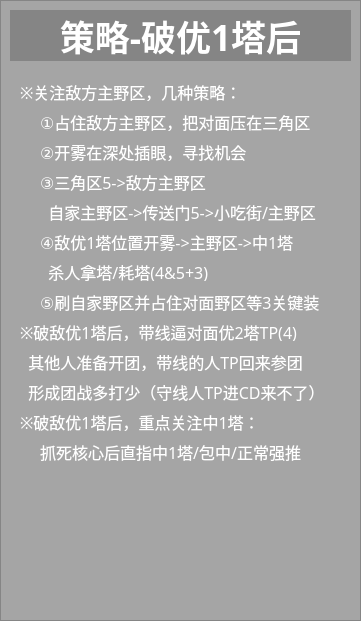
  <widget class="QFrame" name="frame_14">
   <property name="geometry">
    <rect>
     <x>1550</x>
     <y>450</y>
     <width>361</width>
     <height>621</height>
    </rect>
   </property>
   <property name="font">
    <font>
     <family>微软雅黑</family>
    </font>
   </property>
   <property name="styleSheet">
    <string notr="true">QFrame{background-color: rgba(0, 0, 0, 50);}</string>
   </property>
   <property name="frameShape">
    <enum>QFrame::StyledPanel</enum>
   </property>
   <property name="frameShadow">
    <enum>QFrame::Raised</enum>
   </property>
   <widget class="QLabel" name="label_98">
    <property name="geometry">
     <rect>
      <x>40</x>
      <y>140</y>
      <width>281</width>
      <height>21</height>
     </rect>
    </property>
    <property name="font">
     <font>
      <family>微软雅黑</family>
      <pointsize>12</pointsize>
     </font>
    </property>
    <property name="styleSheet">
     <string notr="true">color: rgb(255, 255, 255);
background-color: rgba(255, 255, 255, 0);</string>
    </property>
    <property name="text">
     <string>②开雾在深处插眼，寻找机会</string>
    </property>
    <property name="alignment">
     <set>Qt::AlignLeading|Qt::AlignLeft|Qt::AlignTop</set>
    </property>
   </widget>
   <widget class="QLabel" name="label_99">
    <property name="geometry">
     <rect>
      <x>10</x>
      <y>10</y>
      <width>341</width>
      <height>51</height>
     </rect>
    </property>
    <property name="font">
     <font>
      <family>微软雅黑</family>
      <pointsize>26</pointsize>
      <weight>75</weight>
      <bold>true</bold>
     </font>
    </property>
    <property name="styleSheet">
     <string notr="true">color: rgb(255, 255, 255);</string>
    </property>
    <property name="text">
     <string>策略-破优1塔后</string>
    </property>
    <property name="alignment">
     <set>Qt::AlignCenter</set>
    </property>
   </widget>
   <widget class="QLabel" name="label_102">
    <property name="geometry">
     <rect>
      <x>40</x>
      <y>110</y>
      <width>271</width>
      <height>21</height>
     </rect>
    </property>
    <property name="font">
     <font>
      <family>微软雅黑</family>
      <pointsize>12</pointsize>
     </font>
    </property>
    <property name="styleSheet">
     <string notr="true">color: rgb(255, 255, 255);
background-color: rgba(255, 255, 255, 0);</string>
    </property>
    <property name="text">
     <string>①占住敌方主野区，把对面压在三角区</string>
    </property>
    <property name="alignment">
     <set>Qt::AlignLeading|Qt::AlignLeft|Qt::AlignTop</set>
    </property>
   </widget>
   <widget class="QLabel" name="label_103">
    <property name="geometry">
     <rect>
      <x>40</x>
      <y>170</y>
      <width>281</width>
      <height>21</height>
     </rect>
    </property>
    <property name="font">
     <font>
      <family>微软雅黑</family>
      <pointsize>12</pointsize>
     </font>
    </property>
    <property name="styleSheet">
     <string notr="true">color: rgb(255, 255, 255);
background-color: rgba(255, 255, 255, 0);</string>
    </property>
    <property name="text">
     <string>③三角区5-&gt;敌方主野区</string>
    </property>
    <property name="alignment">
     <set>Qt::AlignLeading|Qt::AlignLeft|Qt::AlignTop</set>
    </property>
   </widget>
   <widget class="QLabel" name="label_107">
    <property name="geometry">
     <rect>
      <x>20</x>
      <y>80</y>
      <width>311</width>
      <height>21</height>
     </rect>
    </property>
    <property name="font">
     <font>
      <family>微软雅黑</family>
      <pointsize>12</pointsize>
     </font>
    </property>
    <property name="styleSheet">
     <string notr="true">color: rgb(255, 255, 255);
background-color: rgba(255, 255, 255, 0);</string>
    </property>
    <property name="text">
     <string>※关注敌方主野区，几种策略：</string>
    </property>
    <property name="alignment">
     <set>Qt::AlignLeading|Qt::AlignLeft|Qt::AlignTop</set>
    </property>
   </widget>
   <widget class="QLabel" name="label_108">
    <property name="geometry">
     <rect>
      <x>40</x>
      <y>200</y>
      <width>291</width>
      <height>21</height>
     </rect>
    </property>
    <property name="font">
     <font>
      <family>微软雅黑</family>
      <pointsize>12</pointsize>
     </font>
    </property>
    <property name="styleSheet">
     <string notr="true">color: rgb(255, 255, 255);
background-color: rgba(255, 255, 255, 0);</string>
    </property>
    <property name="text">
     <string>  自家主野区-&gt;传送门5-&gt;小吃街/主野区</string>
    </property>
    <property name="alignment">
     <set>Qt::AlignLeading|Qt::AlignLeft|Qt::AlignTop</set>
    </property>
   </widget>
   <widget class="QLabel" name="label_109">
    <property name="geometry">
     <rect>
      <x>40</x>
      <y>230</y>
      <width>281</width>
      <height>21</height>
     </rect>
    </property>
    <property name="font">
     <font>
      <family>微软雅黑</family>
      <pointsize>12</pointsize>
     </font>
    </property>
    <property name="styleSheet">
     <string notr="true">color: rgb(255, 255, 255);
background-color: rgba(255, 255, 255, 0);</string>
    </property>
    <property name="text">
     <string>④敌优1塔位置开雾-&gt;主野区-&gt;中1塔</string>
    </property>
    <property name="alignment">
     <set>Qt::AlignLeading|Qt::AlignLeft|Qt::AlignTop</set>
    </property>
   </widget>
   <widget class="QLabel" name="label_112">
    <property name="geometry">
     <rect>
      <x>40</x>
      <y>290</y>
      <width>281</width>
      <height>21</height>
     </rect>
    </property>
    <property name="font">
     <font>
      <family>微软雅黑</family>
      <pointsize>12</pointsize>
     </font>
    </property>
    <property name="styleSheet">
     <string notr="true">color: rgb(255, 255, 255);
background-color: rgba(255, 255, 255, 0);</string>
    </property>
    <property name="text">
     <string>⑤刷自家野区并占住对面野区等3关键装</string>
    </property>
    <property name="alignment">
     <set>Qt::AlignLeading|Qt::AlignLeft|Qt::AlignTop</set>
    </property>
   </widget>
   <widget class="QLabel" name="label_113">
    <property name="geometry">
     <rect>
      <x>40</x>
      <y>260</y>
      <width>191</width>
      <height>21</height>
     </rect>
    </property>
    <property name="font">
     <font>
      <family>微软雅黑</family>
      <pointsize>12</pointsize>
     </font>
    </property>
    <property name="styleSheet">
     <string notr="true">color: rgb(255, 255, 255);
background-color: rgba(255, 255, 255, 0);</string>
    </property>
    <property name="text">
     <string>  杀人拿塔/耗塔(4&amp;5+3)</string>
    </property>
    <property name="alignment">
     <set>Qt::AlignLeading|Qt::AlignLeft|Qt::AlignTop</set>
    </property>
   </widget>
   <widget class="QLabel" name="label_114">
    <property name="geometry">
     <rect>
      <x>20</x>
      <y>320</y>
      <width>311</width>
      <height>21</height>
     </rect>
    </property>
    <property name="font">
     <font>
      <family>微软雅黑</family>
      <pointsize>12</pointsize>
     </font>
    </property>
    <property name="styleSheet">
     <string notr="true">color: rgb(255, 255, 255);
background-color: rgba(255, 255, 255, 0);</string>
    </property>
    <property name="text">
     <string>※破敌优1塔后，带线逼对面优2塔TP(4)</string>
    </property>
    <property name="alignment">
     <set>Qt::AlignLeading|Qt::AlignLeft|Qt::AlignTop</set>
    </property>
   </widget>
   <widget class="QLabel" name="label_115">
    <property name="geometry">
     <rect>
      <x>20</x>
      <y>350</y>
      <width>311</width>
      <height>21</height>
     </rect>
    </property>
    <property name="font">
     <font>
      <family>微软雅黑</family>
      <pointsize>12</pointsize>
     </font>
    </property>
    <property name="styleSheet">
     <string notr="true">color: rgb(255, 255, 255);
background-color: rgba(255, 255, 255, 0);</string>
    </property>
    <property name="text">
     <string>  其他人准备开团，带线的人TP回来参团</string>
    </property>
    <property name="alignment">
     <set>Qt::AlignLeading|Qt::AlignLeft|Qt::AlignTop</set>
    </property>
   </widget>
   <widget class="QLabel" name="label_116">
    <property name="geometry">
     <rect>
      <x>20</x>
      <y>380</y>
      <width>311</width>
      <height>21</height>
     </rect>
    </property>
    <property name="font">
     <font>
      <family>微软雅黑</family>
      <pointsize>12</pointsize>
     </font>
    </property>
    <property name="styleSheet">
     <string notr="true">color: rgb(255, 255, 255);
background-color: rgba(255, 255, 255, 0);</string>
    </property>
    <property name="text">
     <string>  形成团战多打少（守线人TP进CD来不了）</string>
    </property>
    <property name="alignment">
     <set>Qt::AlignLeading|Qt::AlignLeft|Qt::AlignTop</set>
    </property>
   </widget>
   <widget class="QLabel" name="label_117">
    <property name="geometry">
     <rect>
      <x>20</x>
      <y>410</y>
      <width>311</width>
      <height>21</height>
     </rect>
    </property>
    <property name="font">
     <font>
      <family>微软雅黑</family>
      <pointsize>12</pointsize>
     </font>
    </property>
    <property name="styleSheet">
     <string notr="true">color: rgb(255, 255, 255);
background-color: rgba(255, 255, 255, 0);</string>
    </property>
    <property name="text">
     <string>※破敌优1塔后，重点关注中1塔：</string>
    </property>
    <property name="alignment">
     <set>Qt::AlignLeading|Qt::AlignLeft|Qt::AlignTop</set>
    </property>
   </widget>
   <widget class="QLabel" name="label_118">
    <property name="geometry">
     <rect>
      <x>40</x>
      <y>440</y>
      <width>311</width>
      <height>21</height>
     </rect>
    </property>
    <property name="font">
     <font>
      <family>微软雅黑</family>
      <pointsize>12</pointsize>
     </font>
    </property>
    <property name="styleSheet">
     <string notr="true">color: rgb(255, 255, 255);
background-color: rgba(255, 255, 255, 0);</string>
    </property>
    <property name="text">
     <string>抓死核心后直指中1塔/包中/正常强推</string>
    </property>
    <property name="alignment">
     <set>Qt::AlignLeading|Qt::AlignLeft|Qt::AlignTop</set>
    </property>
   </widget>
  </widget>
